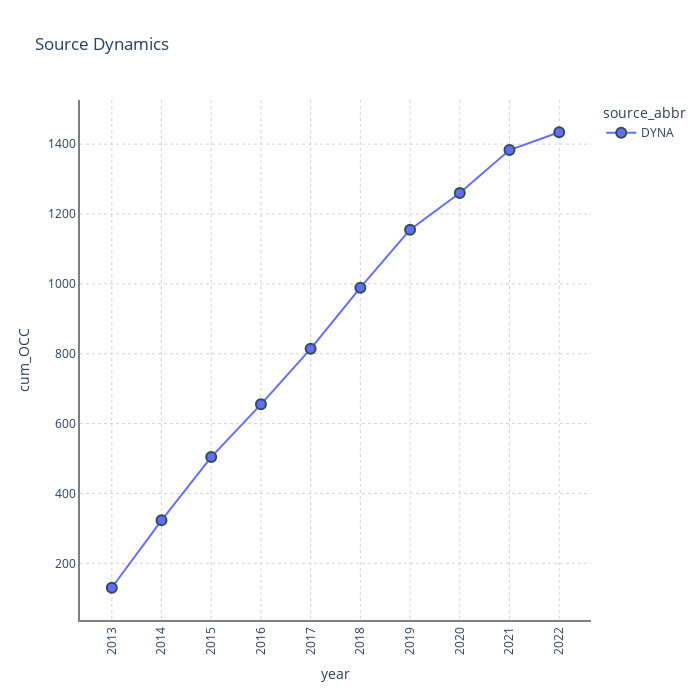

The cell this chart's notebook holds for it:
### Markdown cell above
Dinámica de las revistas 
---

### Code cell
from techminer2 import bibliometrix

bibliometrix.sources.source_dynamics(
    directory="../../data/",
    topics_length=10,
    #plot="cleveland",
    database="documents",
).update_layout(
    width=700,
    height=700,
)

### Figure 1 — Plotly figure (JSON) as saved in the notebook; plotly's stock layout.template omitted (floating-point values rounded to 4 significant figures)
{"data": [{"customdata": [["DYNA"], ["DYNA"], ["DYNA"], ["DYNA"], ["DYNA"], ["DYNA"], ["DYNA"], ["DYNA"], ["DYNA"], ["DYNA"]], "hovertemplate": "source_abbr=%{customdata[0]}<br>year=%{x}<br>cum_OCC=%{y}<extra></extra>", "legendgroup": "DYNA", "line": {"color": "#636efa", "dash": "solid"}, "marker": {"line": {"color": "darkslategray", "width": 2}, "size": 10, "symbol": "circle"}, "mode": "lines+markers", "name": "DYNA", "orientation": "v", "showlegend": true, "type": "scatter", "x": [2013, 2014, 2015, 2016, 2017, 2018, 2019, 2020, 2021, 2022], "xaxis": "x", "y": [130, 323, 504, 655, 814, 989, 1155, 1260, 1383, 1434], "yaxis": "y"}], "layout": {"height": 700, "legend": {"title": {"text": "source_abbr"}, "tracegroupgap": 0}, "paper_bgcolor": "white", "plot_bgcolor": "white", "title": {"text": "Source Dynamics"}, "width": 700, "xaxis": {"anchor": "y", "autorange": true, "domain": [0, 1], "dtick": 1, "gridcolor": "lightgray", "griddash": "dot", "linecolor": "gray", "linewidth": 2, "range": [2012.0, 2023.0], "tickangle": -90, "title": {"text": "year"}, "type": "linear"}, "yaxis": {"anchor": "x", "autorange": true, "domain": [0, 1], "gridcolor": "lightgray", "griddash": "dot", "linecolor": "gray", "linewidth": 2, "range": [37.68, 1526.0], "title": {"text": "cum_OCC"}, "type": "linear"}}}
